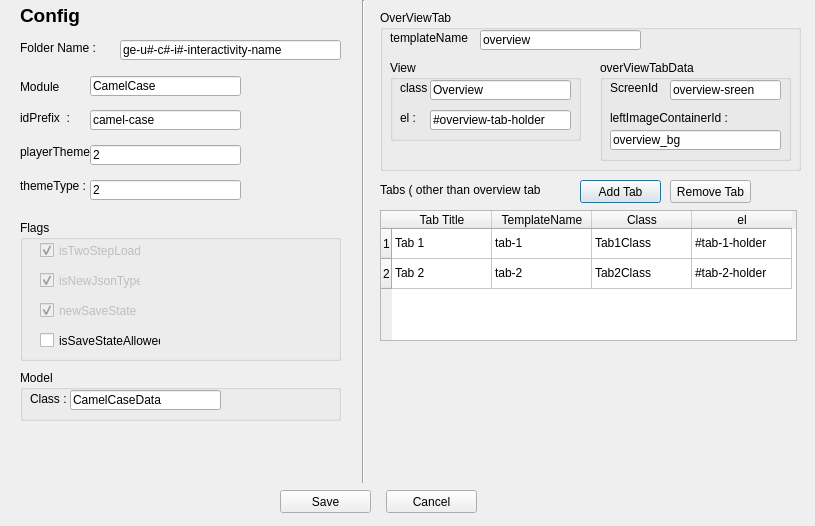
<?xml version="1.0" encoding="UTF-8"?>
<ui version="4.0">
 <class>NewInterActivityForm</class>
 <widget class="QDialog" name="NewInterActivityForm">
  <property name="geometry">
   <rect>
    <x>0</x>
    <y>0</y>
    <width>815</width>
    <height>526</height>
   </rect>
  </property>
  <property name="windowTitle">
   <string>Create New Interactivity</string>
  </property>
  <widget class="QLabel" name="label">
   <property name="geometry">
    <rect>
     <x>20</x>
     <y>0</y>
     <width>71</width>
     <height>31</height>
    </rect>
   </property>
   <property name="font">
    <font>
     <pointsize>14</pointsize>
     <weight>75</weight>
     <bold>true</bold>
    </font>
   </property>
   <property name="text">
    <string>Config</string>
   </property>
  </widget>
  <widget class="QLabel" name="label_2">
   <property name="geometry">
    <rect>
     <x>20</x>
     <y>80</y>
     <width>46</width>
     <height>13</height>
    </rect>
   </property>
   <property name="text">
    <string>Module   :</string>
   </property>
  </widget>
  <widget class="QLabel" name="label_3">
   <property name="geometry">
    <rect>
     <x>20</x>
     <y>110</y>
     <width>51</width>
     <height>16</height>
    </rect>
   </property>
   <property name="text">
    <string>idPrefix  :</string>
   </property>
  </widget>
  <widget class="QGroupBox" name="groupBox">
   <property name="geometry">
    <rect>
     <x>20</x>
     <y>220</y>
     <width>321</width>
     <height>141</height>
    </rect>
   </property>
   <property name="title">
    <string>Flags</string>
   </property>
   <widget class="QCheckBox" name="cb_isNewJsonType">
    <property name="enabled">
     <bool>false</bool>
    </property>
    <property name="geometry">
     <rect>
      <x>20</x>
      <y>50</y>
      <width>101</width>
      <height>21</height>
     </rect>
    </property>
    <property name="text">
     <string>isNewJsonType</string>
    </property>
    <property name="checked">
     <bool>true</bool>
    </property>
   </widget>
   <widget class="QCheckBox" name="cb_newSaveState">
    <property name="enabled">
     <bool>false</bool>
    </property>
    <property name="geometry">
     <rect>
      <x>20</x>
      <y>80</y>
      <width>101</width>
      <height>21</height>
     </rect>
    </property>
    <property name="text">
     <string>newSaveState</string>
    </property>
    <property name="checked">
     <bool>true</bool>
    </property>
   </widget>
   <widget class="QCheckBox" name="cb_isSaveStateAllowed">
    <property name="geometry">
     <rect>
      <x>20</x>
      <y>110</y>
      <width>121</width>
      <height>21</height>
     </rect>
    </property>
    <property name="text">
     <string>isSaveStateAllowed</string>
    </property>
   </widget>
   <widget class="QCheckBox" name="cb_isTwoStepLoad">
    <property name="enabled">
     <bool>false</bool>
    </property>
    <property name="geometry">
     <rect>
      <x>20</x>
      <y>20</y>
      <width>101</width>
      <height>21</height>
     </rect>
    </property>
    <property name="text">
     <string>isTwoStepLoad</string>
    </property>
    <property name="checked">
     <bool>true</bool>
    </property>
   </widget>
  </widget>
  <widget class="QLabel" name="label_4">
   <property name="geometry">
    <rect>
     <x>20</x>
     <y>144</y>
     <width>71</width>
     <height>16</height>
    </rect>
   </property>
   <property name="text">
    <string>playerTheme :</string>
   </property>
  </widget>
  <widget class="QLabel" name="label_5">
   <property name="geometry">
    <rect>
     <x>20</x>
     <y>178</y>
     <width>71</width>
     <height>16</height>
    </rect>
   </property>
   <property name="text">
    <string>themeType :</string>
   </property>
  </widget>
  <widget class="QGroupBox" name="groupBox_2">
   <property name="geometry">
    <rect>
     <x>20</x>
     <y>370</y>
     <width>321</width>
     <height>51</height>
    </rect>
   </property>
   <property name="title">
    <string>Model</string>
   </property>
   <widget class="QLabel" name="label_6">
    <property name="geometry">
     <rect>
      <x>10</x>
      <y>21</y>
      <width>51</width>
      <height>16</height>
     </rect>
    </property>
    <property name="text">
     <string>Class :</string>
    </property>
   </widget>
   <widget class="QLineEdit" name="modelClassText">
    <property name="geometry">
     <rect>
      <x>50</x>
      <y>20</y>
      <width>151</width>
      <height>20</height>
     </rect>
    </property>
    <property name="text">
     <string>CamelCaseData</string>
    </property>
   </widget>
  </widget>
  <widget class="Line" name="line">
   <property name="geometry">
    <rect>
     <x>353</x>
     <y>0</y>
     <width>20</width>
     <height>483</height>
    </rect>
   </property>
   <property name="orientation">
    <enum>Qt::Vertical</enum>
   </property>
  </widget>
  <widget class="QGroupBox" name="groupBox_3">
   <property name="geometry">
    <rect>
     <x>380</x>
     <y>10</y>
     <width>421</width>
     <height>161</height>
    </rect>
   </property>
   <property name="title">
    <string>OverViewTab</string>
   </property>
   <widget class="QLabel" name="label_7">
    <property name="geometry">
     <rect>
      <x>10</x>
      <y>20</y>
      <width>81</width>
      <height>16</height>
     </rect>
    </property>
    <property name="text">
     <string>templateName :</string>
    </property>
   </widget>
   <widget class="QLineEdit" name="overViewTabTemplateText">
    <property name="geometry">
     <rect>
      <x>100</x>
      <y>20</y>
      <width>161</width>
      <height>20</height>
     </rect>
    </property>
    <property name="text">
     <string>overview</string>
    </property>
   </widget>
   <widget class="QGroupBox" name="groupBox_4">
    <property name="geometry">
     <rect>
      <x>10</x>
      <y>50</y>
      <width>191</width>
      <height>81</height>
     </rect>
    </property>
    <property name="title">
     <string>View</string>
    </property>
    <widget class="QLabel" name="label_8">
     <property name="geometry">
      <rect>
       <x>10</x>
       <y>20</y>
       <width>41</width>
       <height>16</height>
      </rect>
     </property>
     <property name="text">
      <string>class :</string>
     </property>
    </widget>
    <widget class="QLabel" name="label_9">
     <property name="geometry">
      <rect>
       <x>10</x>
       <y>50</y>
       <width>31</width>
       <height>16</height>
      </rect>
     </property>
     <property name="text">
      <string>el :</string>
     </property>
    </widget>
    <widget class="QLineEdit" name="overViewTabClass">
     <property name="geometry">
      <rect>
       <x>40</x>
       <y>20</y>
       <width>141</width>
       <height>20</height>
      </rect>
     </property>
     <property name="text">
      <string>Overview</string>
     </property>
    </widget>
    <widget class="QLineEdit" name="overViewTabEL">
     <property name="geometry">
      <rect>
       <x>40</x>
       <y>50</y>
       <width>141</width>
       <height>20</height>
      </rect>
     </property>
     <property name="text">
      <string>#overview-tab-holder</string>
     </property>
    </widget>
   </widget>
   <widget class="QGroupBox" name="groupBox_5">
    <property name="geometry">
     <rect>
      <x>220</x>
      <y>50</y>
      <width>191</width>
      <height>101</height>
     </rect>
    </property>
    <property name="title">
     <string>overViewTabData</string>
    </property>
    <widget class="QLabel" name="label_12">
     <property name="geometry">
      <rect>
       <x>10</x>
       <y>20</y>
       <width>51</width>
       <height>16</height>
      </rect>
     </property>
     <property name="text">
      <string>ScreenId :</string>
     </property>
    </widget>
    <widget class="QLineEdit" name="overViewScreenId">
     <property name="geometry">
      <rect>
       <x>70</x>
       <y>20</y>
       <width>111</width>
       <height>20</height>
      </rect>
     </property>
     <property name="text">
      <string>overview-sreen</string>
     </property>
    </widget>
    <widget class="QLabel" name="label_11">
     <property name="geometry">
      <rect>
       <x>10</x>
       <y>50</y>
       <width>171</width>
       <height>16</height>
      </rect>
     </property>
     <property name="text">
      <string>leftImageContainerId :</string>
     </property>
    </widget>
    <widget class="QLineEdit" name="leftImageId">
     <property name="geometry">
      <rect>
       <x>10</x>
       <y>70</y>
       <width>171</width>
       <height>20</height>
      </rect>
     </property>
     <property name="text">
      <string>overview_bg</string>
     </property>
    </widget>
   </widget>
  </widget>
  <widget class="QTableWidget" name="tableWidget">
   <property name="geometry">
    <rect>
     <x>380</x>
     <y>210</y>
     <width>417</width>
     <height>131</height>
    </rect>
   </property>
   <row>
    <property name="text">
     <string>1</string>
    </property>
   </row>
   <row>
    <property name="text">
     <string>2</string>
    </property>
   </row>
   <column>
    <property name="text">
     <string>Tab Title</string>
    </property>
   </column>
   <column>
    <property name="text">
     <string>TemplateName</string>
    </property>
   </column>
   <column>
    <property name="text">
     <string>Class</string>
    </property>
   </column>
   <column>
    <property name="text">
     <string>el</string>
    </property>
   </column>
   <item row="0" column="0">
    <property name="text">
     <string>Tab 1</string>
    </property>
   </item>
   <item row="0" column="1">
    <property name="text">
     <string>tab-1</string>
    </property>
   </item>
   <item row="0" column="2">
    <property name="text">
     <string>Tab1Class</string>
    </property>
   </item>
   <item row="0" column="3">
    <property name="text">
     <string>#tab-1-holder</string>
    </property>
   </item>
   <item row="1" column="0">
    <property name="text">
     <string>Tab 2</string>
    </property>
   </item>
   <item row="1" column="1">
    <property name="text">
     <string>tab-2</string>
    </property>
   </item>
   <item row="1" column="2">
    <property name="text">
     <string>Tab2Class</string>
    </property>
   </item>
   <item row="1" column="3">
    <property name="text">
     <string>#tab-2-holder</string>
    </property>
   </item>
  </widget>
  <widget class="QLabel" name="label_10">
   <property name="geometry">
    <rect>
     <x>380</x>
     <y>182</y>
     <width>161</width>
     <height>16</height>
    </rect>
   </property>
   <property name="text">
    <string>Tabs ( other than overview tab )</string>
   </property>
  </widget>
  <widget class="QPushButton" name="addTabBtn">
   <property name="geometry">
    <rect>
     <x>580</x>
     <y>180</y>
     <width>81</width>
     <height>23</height>
    </rect>
   </property>
   <property name="text">
    <string>Add Tab</string>
   </property>
  </widget>
  <widget class="QPushButton" name="removeTabBtn">
   <property name="geometry">
    <rect>
     <x>670</x>
     <y>180</y>
     <width>81</width>
     <height>23</height>
    </rect>
   </property>
   <property name="text">
    <string>Remove Tab</string>
   </property>
  </widget>
  <widget class="QLineEdit" name="moduleText">
   <property name="geometry">
    <rect>
     <x>90</x>
     <y>76</y>
     <width>151</width>
     <height>20</height>
    </rect>
   </property>
   <property name="text">
    <string>CamelCase</string>
   </property>
  </widget>
  <widget class="QLineEdit" name="idPrefixText">
   <property name="geometry">
    <rect>
     <x>90</x>
     <y>110</y>
     <width>151</width>
     <height>20</height>
    </rect>
   </property>
   <property name="text">
    <string>camel-case</string>
   </property>
  </widget>
  <widget class="QLineEdit" name="playerThemeText">
   <property name="geometry">
    <rect>
     <x>90</x>
     <y>145</y>
     <width>151</width>
     <height>20</height>
    </rect>
   </property>
   <property name="text">
    <string>2</string>
   </property>
  </widget>
  <widget class="QLineEdit" name="themeTypeText">
   <property name="geometry">
    <rect>
     <x>90</x>
     <y>180</y>
     <width>151</width>
     <height>20</height>
    </rect>
   </property>
   <property name="text">
    <string>2</string>
   </property>
  </widget>
  <widget class="QPushButton" name="saveBtn">
   <property name="geometry">
    <rect>
     <x>280</x>
     <y>490</y>
     <width>91</width>
     <height>23</height>
    </rect>
   </property>
   <property name="text">
    <string>Save</string>
   </property>
  </widget>
  <widget class="QPushButton" name="cancalBtn">
   <property name="geometry">
    <rect>
     <x>386</x>
     <y>490</y>
     <width>91</width>
     <height>23</height>
    </rect>
   </property>
   <property name="text">
    <string>Cancel</string>
   </property>
  </widget>
  <widget class="QLabel" name="label_13">
   <property name="geometry">
    <rect>
     <x>20</x>
     <y>40</y>
     <width>91</width>
     <height>16</height>
    </rect>
   </property>
   <property name="text">
    <string>Folder Name :</string>
   </property>
  </widget>
  <widget class="QLineEdit" name="folderNameText">
   <property name="geometry">
    <rect>
     <x>120</x>
     <y>40</y>
     <width>221</width>
     <height>20</height>
    </rect>
   </property>
   <property name="text">
    <string>ge-u#-c#-i#-interactivity-name</string>
   </property>
  </widget>
 </widget>
 <tabstops>
  <tabstop>folderNameText</tabstop>
  <tabstop>moduleText</tabstop>
  <tabstop>idPrefixText</tabstop>
  <tabstop>playerThemeText</tabstop>
  <tabstop>themeTypeText</tabstop>
  <tabstop>cb_isTwoStepLoad</tabstop>
  <tabstop>cb_isNewJsonType</tabstop>
  <tabstop>cb_newSaveState</tabstop>
  <tabstop>cb_isSaveStateAllowed</tabstop>
  <tabstop>modelClassText</tabstop>
  <tabstop>overViewTabTemplateText</tabstop>
  <tabstop>overViewTabClass</tabstop>
  <tabstop>overViewTabEL</tabstop>
  <tabstop>overViewScreenId</tabstop>
  <tabstop>leftImageId</tabstop>
  <tabstop>addTabBtn</tabstop>
  <tabstop>tableWidget</tabstop>
  <tabstop>removeTabBtn</tabstop>
  <tabstop>saveBtn</tabstop>
  <tabstop>cancalBtn</tabstop>
 </tabstops>
 <resources/>
 <connections/>
</ui>
